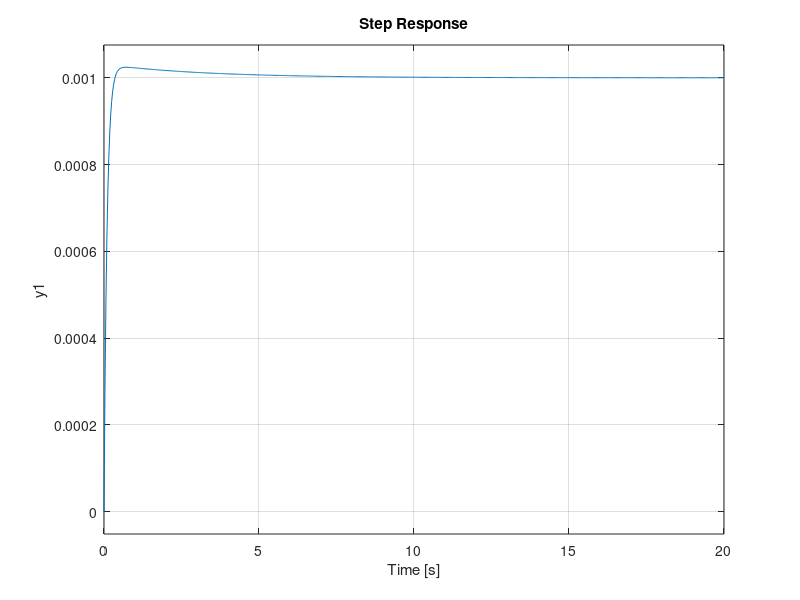

This chart was generated by the following MATLAB code:
clc
clear
m = 0.111;
R = 0.015;
g = -9.8;
L = 1.0;
d = 0.03;
J = 9.99e-6;

s = tf('s');
P_bb = (-m*g*d/L/(J/R^2+m)/s^2)

Kp = 15;%gain%
Kd = 50;%derivative%
Ki=0;%integral
C = pid(Kp,Ki,Kd);
sys_cl=feedback(C*P_bb,1)
step(0.001*sys_cl)%
